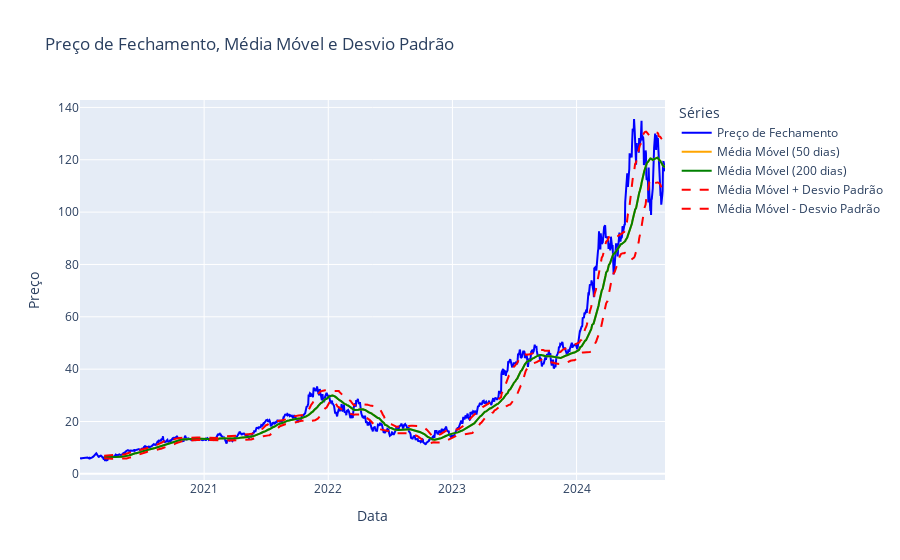

Notebook code cell kept with this figure:
### Code cell
# # Adicionar linha de média móvel
# fig_Ma = go.Figure()
# fig_Ma.add_trace(go.Scatter(
#     x=ticker_data["Close"],
#     y=ticker_data['MA 50'],
#     mode='lines',
#     name='Média Móvel (50 dias)',
#     line=dict(color='orange')
# ))


# Criar gráfico
fig = go.Figure()

# Adicionar linha de preços de fechamento
fig.add_trace(go.Scatter(
    x=ticker_data["Date"],
    y=ticker_data['Close'],
    mode='lines',
    name='Preço de Fechamento',
    line=dict(color='blue')
))

# Adicionar linha de média móvel
fig.add_trace(go.Scatter(
    x=ticker_data["Date"],
    y=ticker_data['MA 50'],
    mode='lines',
    name='Média Móvel (50 dias)',
    line=dict(color='orange')
))

fig.add_trace(go.Scatter(
    x=ticker_data["Date"],
    y=ticker_data['MA 200'],
    mode='lines',
    name='Média Móvel (200 dias)',
    line=dict(color='green')
))

# Adicionar linhas para o desvio padrão
fig.add_trace(go.Scatter(
    x=ticker_data["Date"],
    y=ticker_data['MA 50'] + ticker_data['STD 50'],
    mode='lines',
    name='Média Móvel + Desvio Padrão',
    line=dict(color='red', dash='dash')
))


fig.add_trace(go.Scatter(
    x=ticker_data["Date"],
    y=ticker_data['MA 50'] - ticker_data['STD 50'],
    mode='lines',
    name='Média Móvel - Desvio Padrão',
    line=dict(color='red', dash='dash')
))

# Configurar layout
fig.update_layout(
    title='Preço de Fechamento, Média Móvel e Desvio Padrão',
    xaxis_title='Data',
    yaxis_title='Preço',
    legend_title='Séries'
)

# Mostrar gráfico
fig.show()

### Figure 1 — Plotly figure (JSON) as saved in the notebook; plotly's stock layout.template omitted (floating-point values rounded to 4 significant figures; data arrays with more than 128 entries replaced by an {"elided": "..."} marker saying what was removed)
{"data": [{"line": {"color": "blue"}, "mode": "lines", "name": "Preço de Fechamento", "type": "scatter", "x": {"elided": "1185 str values"}, "y": {"elided": "1185 float values"}}, {"line": {"color": "orange"}, "mode": "lines", "name": "Média Móvel (50 dias)", "type": "scatter", "x": {"elided": "1185 str values"}, "y": {"elided": "1185 float values"}}, {"line": {"color": "green"}, "mode": "lines", "name": "Média Móvel (200 dias)", "type": "scatter", "x": {"elided": "1185 str values"}, "y": {"elided": "1185 float values"}}, {"line": {"color": "red", "dash": "dash"}, "mode": "lines", "name": "Média Móvel + Desvio Padrão", "type": "scatter", "x": {"elided": "1185 str values"}, "y": {"elided": "1185 float values"}}, {"line": {"color": "red", "dash": "dash"}, "mode": "lines", "name": "Média Móvel - Desvio Padrão", "type": "scatter", "x": {"elided": "1185 str values"}, "y": {"elided": "1185 float values"}}], "layout": {"legend": {"title": {"text": "Séries"}}, "title": {"text": "Preço de Fechamento, Média Móvel e Desvio Padrão"}, "xaxis": {"title": {"text": "Data"}}, "yaxis": {"title": {"text": "Preço"}}}}
